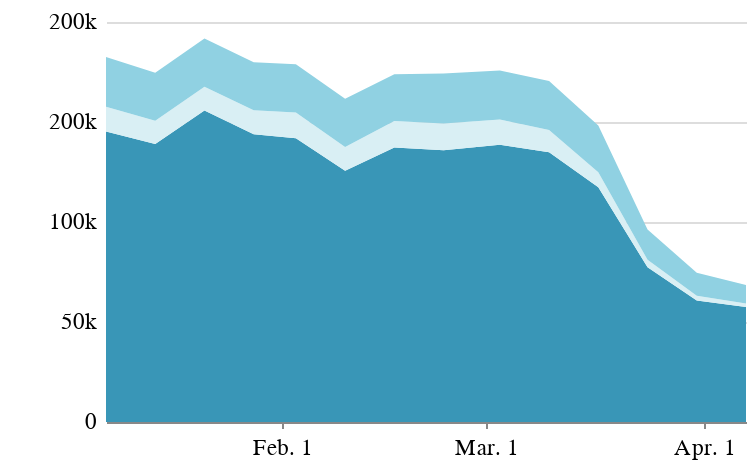

This figure's notebook cell:
### Code cell
all_flights_chart_mobile = alt.Chart(flights_us_eu_global_melt).mark_area(size=4,color='#006D8F').encode(
    x=alt.X('date:T', title='', axis=alt.Axis(grid=False, tickCount=6, format='%b. %-d')),
    y=alt.Y('flights:Q', title='', axis=alt.Axis(domainOpacity=0, offset=3, tickSize=0,grid=True, tickCount=6, format='.0s'),
                             sort=alt.EncodingSortField(
                                field="location",
                                op="sum",
                                order="ascending")),
    color=alt.Color('location:N',
                   scale=alt.Scale(
            domain=['usa', 'europe', 'world'],
            range=['#90d1e2', '#d9eff4', '#3996b7']), legend=None),
).properties(width=320, height=200,
    title=''
)

all_flights_chart_mobile.configure_view(strokeOpacity=0)

### Figure 1 — Vega-Lite specification as saved in the notebook (floating-point values rounded to 4 significant figures)
{"config": {"view": {"width": 800, "height": 450, "strokeOpacity": 0}, "background": "#ffffff", "title": {"anchor": "start", "font": "Benton Gothic Bold, sans", "fontColor": "#000000", "fontSize": 22, "fontWeight": "normal"}, "arc": {"fill": "#82c6df"}, "area": {"fill": "#82c6df"}, "line": {"stroke": "#82c6df", "strokeWidth": 3}, "path": {"stroke": "#82c6df"}, "rect": {"fill": "#82c6df"}, "shape": {"stroke": "#82c6df"}, "bar": {"fill": "#82c6df"}, "point": {"stroke": "#82c6df"}, "symbol": {"fill": "#82c6df", "size": 30}, "axis": {"titleFont": "Benton Gothic Bold, sans", "titleFontSize": 13, "titleFontWeight": "normal", "labelFont": "Benton Gothic, sans", "labelFontSize": 11.5, "labelFontWeight": "normal"}, "axisX": {"labelAngle": 0, "labelPadding": 4, "tickSize": 3}, "axisY": {"labelBaseline": "middle", "maxExtent": 45, "minExtent": 45, "tickSize": 2, "titleAlign": "left", "titleAngle": 0, "titleX": -45, "titleY": -11}, "legend": {"titleFont": "Benton Gothic Bold, sans", "titleFontSize": 13, "titleFontWeight": "normal", "symbolType": "square", "labelFont": "Benton Gothic, sans", "labelFontSize": 11.5}, "range": {"category": ["#3580b1", "#ec8431", "#ab7fb4", "#c89d29", "#adc839", "#829eb1"], "diverging": ["#e68a4f", "#f4bb6a", "#f9e39c", "#dadfe2", "#a6b7c6", "#849eae"], "heatmap": ["#fbf2c7", "#f9e39c", "#f8d36e", "#f4bb6a", "#e68a4f", "#d15a40", "#ab4232"], "ordinal": ["#fbf2c7", "#f9e39c", "#f8d36e", "#f4bb6a", "#e68a4f", "#d15a40", "#ab4232"], "ramp": ["#fbf2c7", "#f9e39c", "#f8d36e", "#f4bb6a", "#e68a4f", "#d15a40", "#ab4232"]}}, "data": {"name": "data-c50c015538dff2baad6bbb820f2cf0f1"}, "mark": {"type": "area", "color": "#006D8F", "size": 4}, "encoding": {"color": {"type": "nominal", "field": "location", "legend": null, "scale": {"domain": ["usa", "europe", "world"], "range": ["#90d1e2", "#d9eff4", "#3996b7"]}}, "x": {"type": "temporal", "axis": {"format": "%b. %-d", "grid": false, "tickCount": 6}, "field": "date", "title": ""}, "y": {"type": "quantitative", "axis": {"domainOpacity": 0, "format": ".0s", "grid": true, "offset": 3, "tickCount": 6, "tickSize": 0}, "field": "flights", "sort": {"field": "location", "op": "sum", "order": "ascending"}, "title": ""}}, "height": 200, "title": "", "width": 320, "$schema": "https://vega.github.io/schema/vega-lite/v4.0.2.json", "datasets": {"data-c50c015538dff2baad6bbb820f2cf0f1": [{"date": "2020-01-07T00:00:00", "location": "world", "flights": 145268}, {"date": "2020-01-14T00:00:00", "location": "world", "flights": 139058}, {"date": "2020-01-21T00:00:00", "location": "world", "flights": 155799}, {"date": "2020-01-28T00:00:00", "location": "world", "flights": 143885}, {"date": "2020-02-03T00:00:00", "location": "world", "flights": 141860}, {"date": "2020-02-10T00:00:00", "location": "world", "flights": 125585}, {"date": "2020-02-17T00:00:00", "location": "world", "flights": 137222}, {"date": "2020-02-24T00:00:00", "location": "world", "flights": 135916}, {"date": "2020-03-03T00:00:00", "location": "world", "flights": 138636}, {"date": "2020-03-10T00:00:00", "location": "world", "flights": 134868}, {"date": "2020-03-17T00:00:00", "location": "world", "flights": 117324}, {"date": "2020-03-24T00:00:00", "location": "world", "flights": 77397}, {"date": "2020-03-31T00:00:00", "location": "world", "flights": 60753}, {"date": "2020-04-07T00:00:00", "location": "world", "flights": 57445}, {"date": "2020-01-07T00:00:00", "location": "europe", "flights": 12410}, {"date": "2020-01-14T00:00:00", "location": "europe", "flights": 11606}, {"date": "2020-01-21T00:00:00", "location": "europe", "flights": 11866}, {"date": "2020-01-28T00:00:00", "location": "europe", "flights": 11952}, {"date": "2020-02-03T00:00:00", "location": "europe", "flights": 12890}, {"date": "2020-02-10T00:00:00", "location": "europe", "flights": 11905}, {"date": "2020-02-17T00:00:00", "location": "europe", "flights": 13225}, {"date": "2020-02-24T00:00:00", "location": "europe", "flights": 13327}, {"date": "2020-03-03T00:00:00", "location": "europe", "flights": 12575}, {"date": "2020-03-10T00:00:00", "location": "europe", "flights": 11111}, {"date": "2020-03-17T00:00:00", "location": "europe", "flights": 7609}, {"date": "2020-03-24T00:00:00", "location": "europe", "flights": 3755}, {"date": "2020-03-31T00:00:00", "location": "europe", "flights": 2411}, {"date": "2020-04-07T00:00:00", "location": "europe", "flights": 1827}, {"date": "2020-01-07T00:00:00", "location": "usa", "flights": 24820}, {"date": "2020-01-14T00:00:00", "location": "usa", "flights": 23922}, {"date": "2020-01-21T00:00:00", "location": "usa", "flights": 24129}, {"date": "2020-01-28T00:00:00", "location": "usa", "flights": 24088}, {"date": "2020-02-03T00:00:00", "location": "usa", "flights": 24064}, {"date": "2020-02-10T00:00:00", "location": "usa", "flights": 24147}, {"date": "2020-02-17T00:00:00", "location": "usa", "flights": 23407}, {"date": "2020-02-24T00:00:00", "location": "usa", "flights": 24961}, {"date": "2020-03-03T00:00:00", "location": "usa", "flights": 24553}, {"date": "2020-03-10T00:00:00", "location": "usa", "flights": 24497}, {"date": "2020-03-17T00:00:00", "location": "usa", "flights": 23294}, {"date": "2020-03-24T00:00:00", "location": "usa", "flights": 15072}, {"date": "2020-03-31T00:00:00", "location": "usa", "flights": 11495}, {"date": "2020-04-07T00:00:00", "location": "usa", "flights": 9191}]}}
